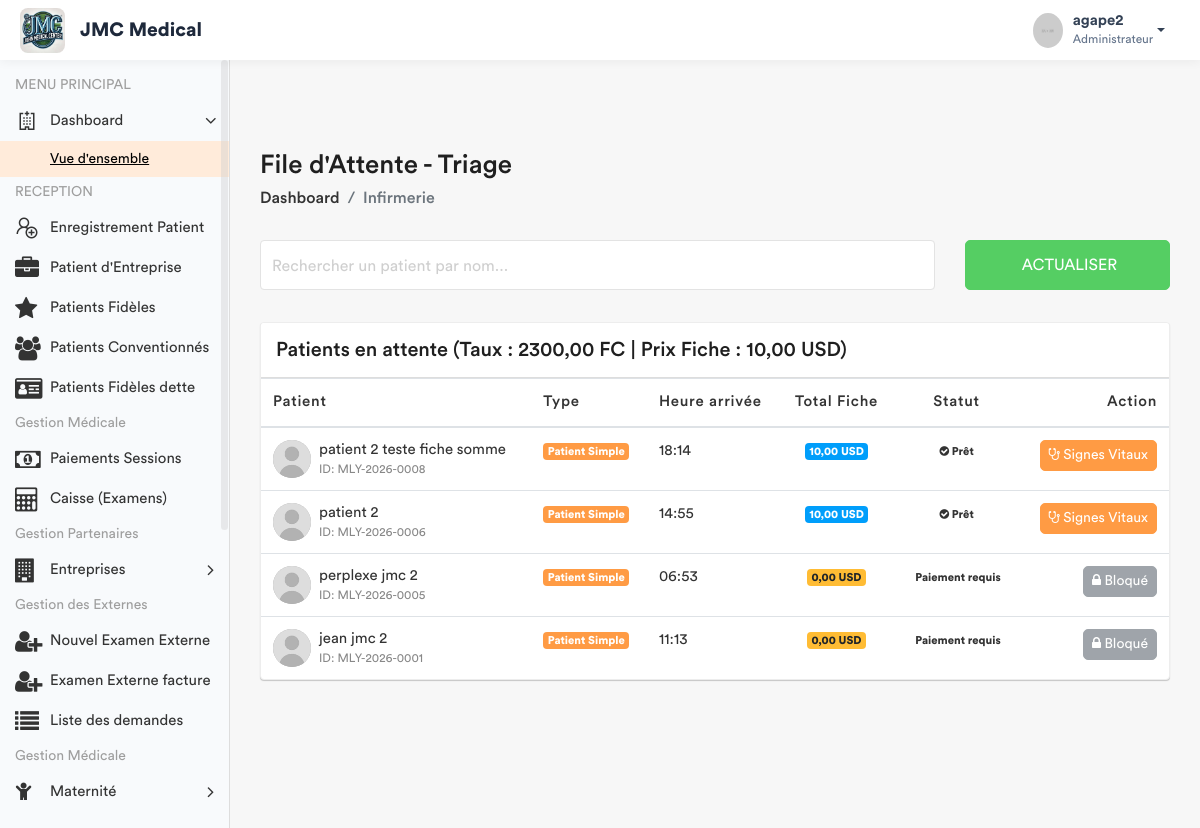
Page /infirmerie/attente/ (signed in) on the earlier database version.
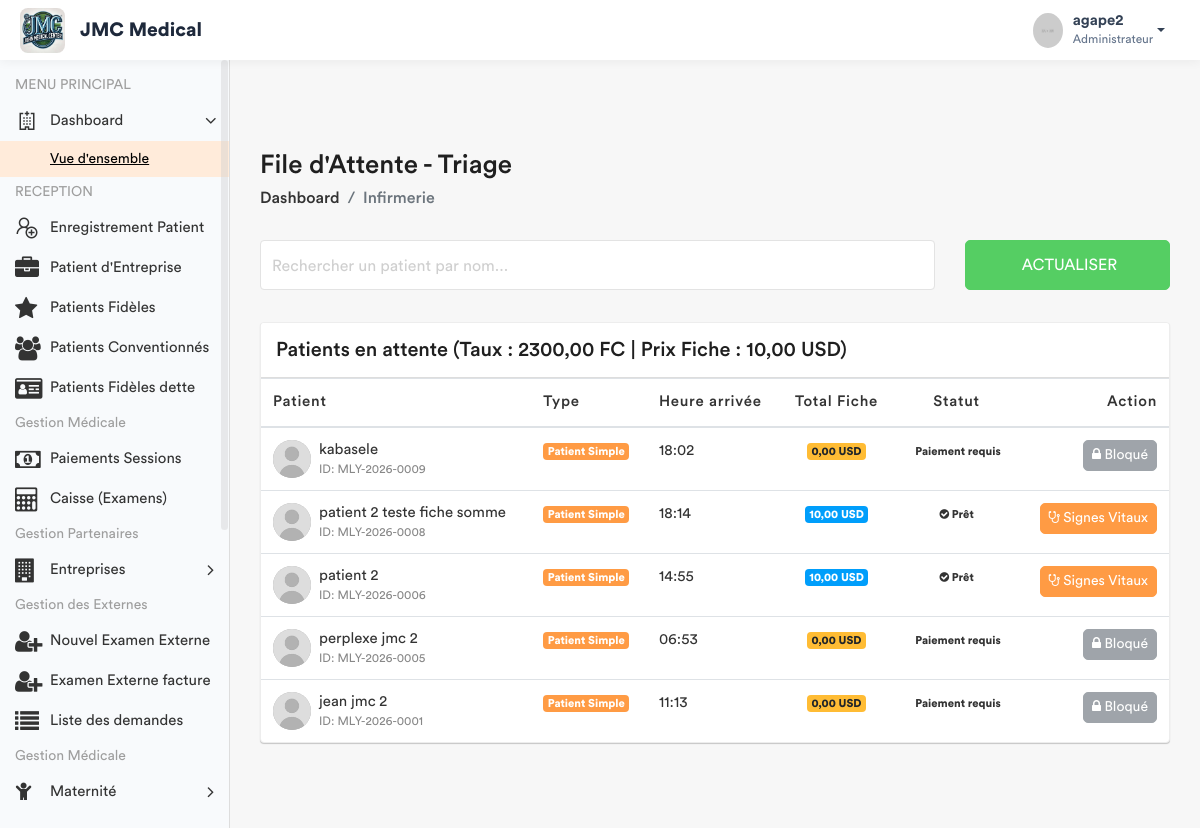
Same page on the later database version.
### app/models.py (models this page shows, shortened)
class Patient(models.Model):
    TYPE_CHOICES = [
        ('SIMPLE', 'Patient Simple'),
        ('FIDELE', 'Patient Fidèle'),
        ('CONVENTIONNE', 'Patient Conventionné'),
    ]
    code_patient = models.CharField(max_length=20, unique=True, editable=False)
    noms = models.CharField(max_length=100)
    service = models.ForeignKey('Service', on_delete=models.PROTECT, related_name='patients', null=True)
    sexe = models.CharField(max_length=1, choices=[('M', 'Masculin'), ('F', 'Féminin')])
    age = models.CharField(max_length=30)
    adresse = models.TextField()
    telephone = models.CharField(max_length=20)
    hopital = models.ForeignKey(Hopital , on_delete=models.SET_NULL , related_name= 'patient_hopital', null = True)
    type_patient = models.CharField(max_length=15, choices=TYPE_CHOICES, default='SIMPLE')
    a_carte_fidelite = models.BooleanField(default=False, verbose_name="Possède carte de fidélité")
    entreprise = models.ForeignKey(
        'Entreprise',
        on_delete=models.SET_NULL,
        null=True,
        blank=True,
        related_name='patients',
        verbose_name="Entreprise (si conventionné)"
    )
    fiche_payee = models.BooleanField(default=False)
    created_by = models.ForeignKey(User, on_delete=models.SET_NULL, null=True, related_name='patients_crees')
    date_creation = models.DateTimeField(auto_now_add=True)
    date_modification = models.DateTimeField(auto_now=True)

### app/views.py (the view)
# urls.py: path('infirmerie/attente/', views.liste_attente_triage, name='liste_attente_triage'),
@login_required
def liste_attente_triage(request):
    taux = ConfigurationHopital.get_taux()
    role = Fonction.objects.select_related('hopital', 'fonctionKey').filter(userKey=request.user).first()
    hopital_user = role.hopital if role else None
    if not hopital_user:
        messages.error(request, "Votre compte n'est rattaché à aucun hôpital.")
        return redirect('enregistrement_patient')
    prestation_fiche = Prestation.objects.filter(
        categorie='ADM',
        libelle__icontains='Fiche',
        hopital=hopital_user
    ).first()
    prix_fiche_usd = prestation_fiche.prix if prestation_fiche else Decimal('6.00')
    patients_liste = Patient.objects.filter(hopital=hopital_user).order_by('-date_creation')
    for patient in patients_liste:
        if patient.type_patient != 'SIMPLE':
            patient.a_solde_fiche = True
            patient.total_fiche_usd = Decimal('0.00')
            patient.doit_payer_fiche = False
        else:
            patient.doit_payer_fiche = True
            paiements = Paiement.objects.filter(patient=patient, service='FICHE', hopital=hopital_user)
            total_paye_usd = sum([
                p.montant_verse if p.devise == 'USD' else (p.montant_verse / taux)
                for p in paiements
            ], Decimal('0.00'))
            patient.total_fiche_usd = total_paye_usd
            patient.a_solde_fiche = total_paye_usd >= prix_fiche_usd
        patient.a_signes_vitaux_deja_pris = SigneVital.objects.filter(patient=patient).exists()
    fonctionKey = role.fonctionKey.roleName if (role and role.fonctionKey) else None
    return render(request, 'back-end/infirmerie/liste_attente.html', {
        'patients': patients_liste,
        'taux': taux,
        'prix_fiche': prix_fiche_usd,
        'fonctionKey': fonctionKey
    })

### app/models.py (called while the page is built)
    @classmethod
    def get_taux(cls):
        config = cls.objects.first()
        if config:
            return config.taux_usd_en_cdf
        return Decimal('2500.00')

### app/templates/back-end/infirmerie/liste_attente.html (shortened to what the changed rows need)
<!DOCTYPE html>
{% load static %}
<html lang="fr">
    <head>
        {% include 'back-end/includes/css.html' %}
    </head>
    <body>
        <div class="main-wrapper">
            <div class="page-wrapper">
                <div class="content container-fluid">
                    <div class="card card-table mt-3">
                        <div class="card-body">
                            <div class="table-responsive">
                                <table class="table table-hover table-center mb-0" id="patientTable">
                                    <thead>
                                        <tr>
                                            <th>Patient</th>
                                            <th>Type</th>
                                            <th>Heure arrivée</th>
                                            <th class="text-center">Total Fiche</th>
                                            <th class="text-center">Statut</th>
                                            <th class="text-right">Action</th>
                                        </tr>
                                    </thead>
                                    <tbody>
                                        {% for patient in patients %}
                                        <tr>
                                            <td>
                                                <h2 class="table-avatar">
                                                    <a href="#" class="avatar avatar-sm mr-2">
                                                        <img class="avatar-img rounded-circle" src="{% static 'back-end/assets/img/user.jpg' %}" alt="User">
                                                    </a>
                                                    <a href="#">{{ patient.noms }} <span>ID: {{ patient.code_patient }}</span></a>
                                                </h2>
                                            </td>
                                            <td><span class="badge badge-primary">{{ patient.get_type_patient_display }}</span></td>
                                            <td>{{ patient.date_creation|date:"H:i" }}</td>
                                            <td class="text-center">
                                                <span class="badge {% if patient.a_solde_fiche %}badge-info{% else %}badge-warning{% endif %}">
                                                    {{ patient.total_fiche_usd|floatformat:2 }} USD
                                                </span>
                                            </td>
                                            <td class="text-center">
                                                {% if patient.a_solde_fiche %}
                                                    <span class="badge badge-success-border"><i class="fa fa-check-circle"></i> Prêt</span>
                                                {% else %}
                                                    <span class="badge badge-danger-border"> Paiement requis</span>
                                                {% endif %}
                                            </td>
                                            <td class="text-right">
                                                {% if not patient.a_solde_fiche and patient.doit_payer_fiche %}
                                                    <button class="btn btn-secondary btn-sm" disabled title="Le patient doit solder {{ prix_fiche }} USD">
                                                        <i class="fa fa-lock"></i> Bloqué
                                                    </button>
                                                {% elif patient.a_signes_vitaux_deja_pris %}
                                                    <button class="btn btn-warning btn-sm" disabled>
                                                        <i class="fa fa-check-square"></i> Déjà prélevé
                                                    </button>
                                                {% else %}
                                                    <a href="{% url 'saisir_signes' patient.id %}" class="btn btn-primary btn-sm">
                                                        <i class="fa fa-stethoscope"></i> Signes Vitaux
                                                    </a>
                                                {% endif %}
                                            </td>
                                        </tr>
                                        {% empty %}
                                        <tr>
                                            <td colspan="6" class="text-center py-4">Aucun patient en attente.</td>
                                        </tr>
                                        {% endfor %}
                                    </tbody>
                                </table>
                            </div>
                        </div>
                    </div>
                </div>
            </div>
        </div>
    </body>
</html>

Differences in the rows shown:
added Patient: noms "kabasele", code_patient "MLY-2026-0009", type_patient "Patient Simple", date_creation "18:02", total_fiche_usd "0,00", shows "Paiement requis"
